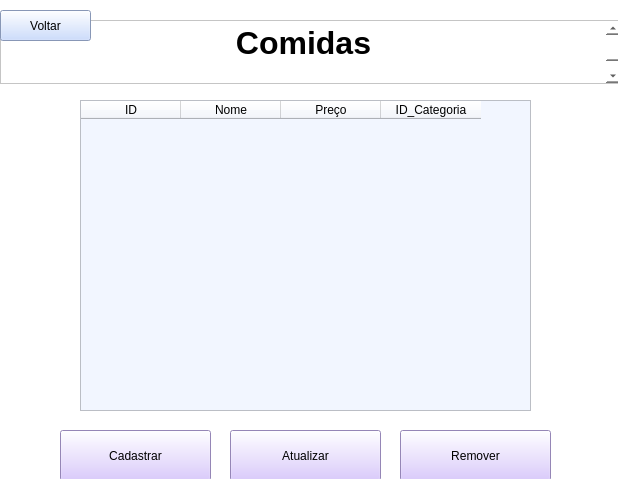
<?xml version="1.0" encoding="UTF-8"?>
<ui version="4.0">
 <class>MainWindow</class>
 <widget class="QMainWindow" name="MainWindow">
  <property name="geometry">
   <rect>
    <x>0</x>
    <y>0</y>
    <width>618</width>
    <height>501</height>
   </rect>
  </property>
  <property name="windowTitle">
   <string>MainWindow</string>
  </property>
  <property name="styleSheet">
   <string notr="true">background-color: rgb(255, 255, 255);</string>
  </property>
  <widget class="QWidget" name="centralwidget">
   <widget class="QTextEdit" name="textEdit">
    <property name="geometry">
     <rect>
      <x>0</x>
      <y>20</y>
      <width>621</width>
      <height>64</height>
     </rect>
    </property>
    <property name="html">
     <string>&lt;!DOCTYPE HTML PUBLIC &quot;-//W3C//DTD HTML 4.0//EN&quot; &quot;http://www.w3.org/TR/REC-html40/strict.dtd&quot;&gt;
&lt;html&gt;&lt;head&gt;&lt;meta name=&quot;qrichtext&quot; content=&quot;1&quot; /&gt;&lt;meta charset=&quot;utf-8&quot; /&gt;&lt;style type=&quot;text/css&quot;&gt;
p, li { white-space: pre-wrap; }
hr { height: 1px; border-width: 0; }
li.unchecked::marker { content: &quot;\2610&quot;; }
li.checked::marker { content: &quot;\2612&quot;; }
&lt;/style&gt;&lt;/head&gt;&lt;body style=&quot; font-family:'Segoe UI'; font-size:9pt; font-weight:400; font-style:normal;&quot;&gt;
&lt;p align=&quot;center&quot; style=&quot; margin-top:0px; margin-bottom:0px; margin-left:0px; margin-right:0px; -qt-block-indent:0; text-indent:0px;&quot;&gt;&lt;span style=&quot; font-size:24pt; font-weight:700;&quot;&gt;Comidas&lt;/span&gt;&lt;/p&gt;
&lt;p align=&quot;center&quot; style=&quot;-qt-paragraph-type:empty; margin-top:0px; margin-bottom:0px; margin-left:0px; margin-right:0px; -qt-block-indent:0; text-indent:0px; font-size:24pt; font-weight:700;&quot;&gt;&lt;br /&gt;&lt;/p&gt;&lt;/body&gt;&lt;/html&gt;</string>
    </property>
   </widget>
   <widget class="QTableWidget" name="tabela_cardapio">
    <property name="geometry">
     <rect>
      <x>80</x>
      <y>100</y>
      <width>451</width>
      <height>311</height>
     </rect>
    </property>
    <property name="styleSheet">
     <string notr="true">background-color: rgb(242, 246, 255);</string>
    </property>
    <column>
     <property name="text">
      <string>ID</string>
     </property>
    </column>
    <column>
     <property name="text">
      <string>Nome</string>
     </property>
    </column>
    <column>
     <property name="text">
      <string>Preço</string>
     </property>
    </column>
    <column>
     <property name="text">
      <string>ID_Categoria</string>
     </property>
    </column>
   </widget>
   <widget class="QPushButton" name="bt_cadastrarComida">
    <property name="geometry">
     <rect>
      <x>60</x>
      <y>430</y>
      <width>151</width>
      <height>51</height>
     </rect>
    </property>
    <property name="styleSheet">
     <string notr="true">background-color: rgb(209, 187, 255);</string>
    </property>
    <property name="text">
     <string>Cadastrar</string>
    </property>
   </widget>
   <widget class="QPushButton" name="bt_atualizarComida">
    <property name="geometry">
     <rect>
      <x>230</x>
      <y>430</y>
      <width>151</width>
      <height>51</height>
     </rect>
    </property>
    <property name="styleSheet">
     <string notr="true">background-color: rgb(209, 187, 255);</string>
    </property>
    <property name="text">
     <string>Atualizar</string>
    </property>
   </widget>
   <widget class="QPushButton" name="bt_removerComida">
    <property name="geometry">
     <rect>
      <x>400</x>
      <y>430</y>
      <width>151</width>
      <height>51</height>
     </rect>
    </property>
    <property name="styleSheet">
     <string notr="true">background-color: rgb(209, 187, 255);</string>
    </property>
    <property name="text">
     <string>Remover</string>
    </property>
   </widget>
   <widget class="QPushButton" name="bt_voltar">
    <property name="geometry">
     <rect>
      <x>0</x>
      <y>10</y>
      <width>91</width>
      <height>31</height>
     </rect>
    </property>
    <property name="styleSheet">
     <string notr="true">background-color: rgb(190, 211, 255);</string>
    </property>
    <property name="text">
     <string>Voltar</string>
    </property>
   </widget>
  </widget>
  <widget class="QStatusBar" name="statusbar"/>
 </widget>
 <resources/>
 <connections/>
</ui>
